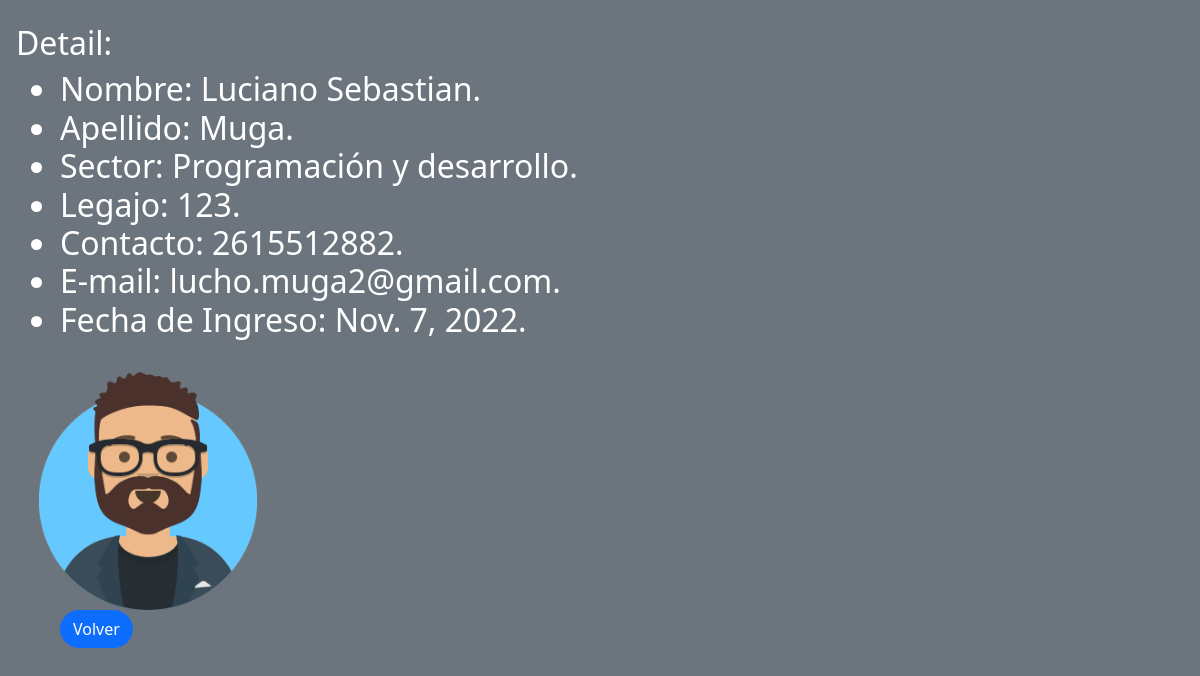
The app's page /1/detail with its own data.
### Proyect/models.py (models this page shows, shortened)
class Empleado(models.Model):
    name = models.CharField(max_length = 50)
    last_name = models.CharField(max_length = 50)
    area = models.CharField(max_length = 50)
    legajo = models.IntegerField()
    contacto = models.IntegerField()
    email = models.EmailField(max_length = 200)
    date = models.DateField()
    avatar = models.ImageField(upload_to = "post", null = True , blank = True)

### Proyect/views.py (the view)
# urls.py: path("<int:pk>/detail", DetailEmpleado.as_view(), name="detail-empleado"),
class DetailEmpleado(DetailView):
    model = Empleado

### Proyect/templates/Proyect/empleado_detail.html
{% extends 'Proyect/base.html' %}
{% block titulo %}Detail:{% endblock titulo %}
{% block contenido %}
<div class="container-fluid">
<ul>
    <li>Nombre: {{empleado.name}}. </li>
    <li>Apellido: {{empleado.last_name}}. </li>
    <li>Sector: {{empleado.area}}. </li>
    <li>Legajo: {{empleado.legajo}}.</li>
    <li>Contacto: {{empleado.contacto}}.</li>
    <li>E-mail: {{empleado.email}}. </li>
    <li>Fecha de Ingreso: {{empleado.date}}. </li>
</ul>
    <img height="255" src="{{ empleado.avatar.url }}"/>
    <ul>
    <a type="button" class="btn btn-primary" style="border-radius: 30px;" href= "{% url 'list-empleado'%}">Volver</a>
    </ul>
</div>
 {% endblock contenido %}

### records on screen
Empleado: name "Luciano Sebastian", last_name "Muga", area "Programación y desarrollo", legajo "123", contacto "2615512882", email "lucho.muga2@gmail.com", date "Nov. 7, 2022", avatar (picture)
